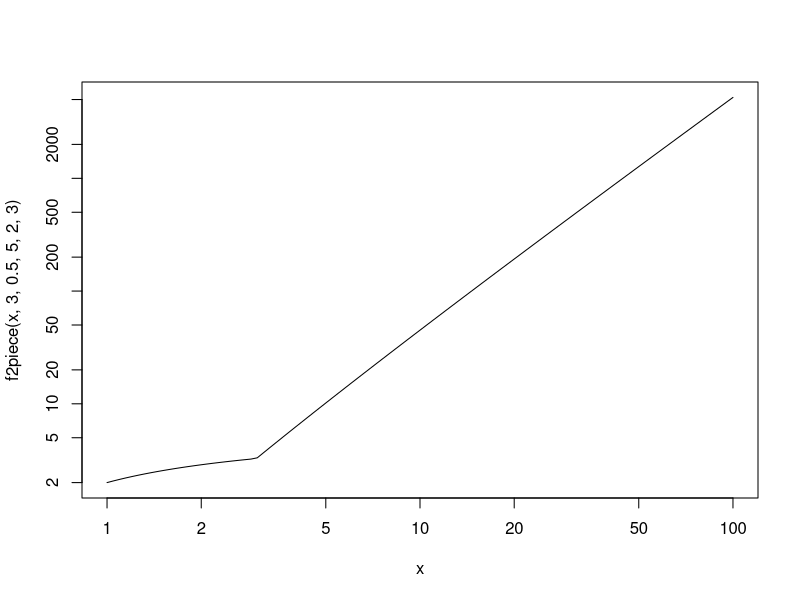
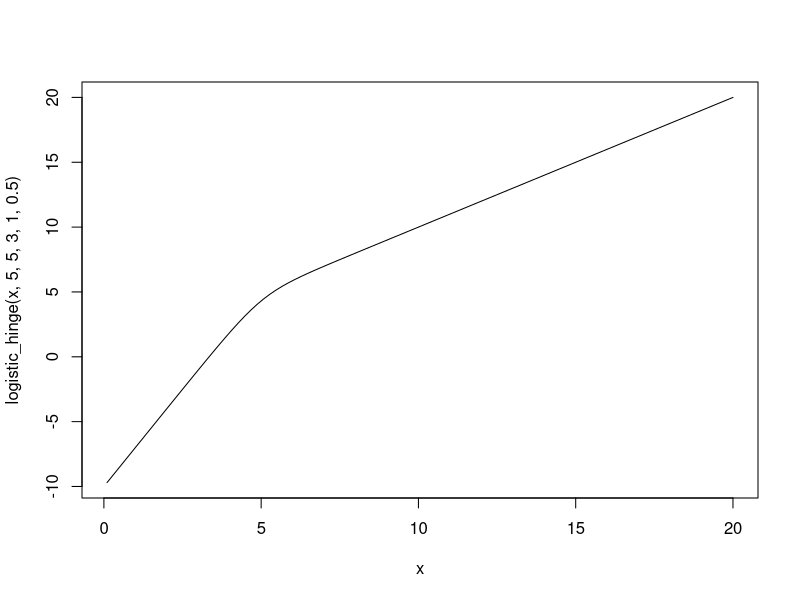
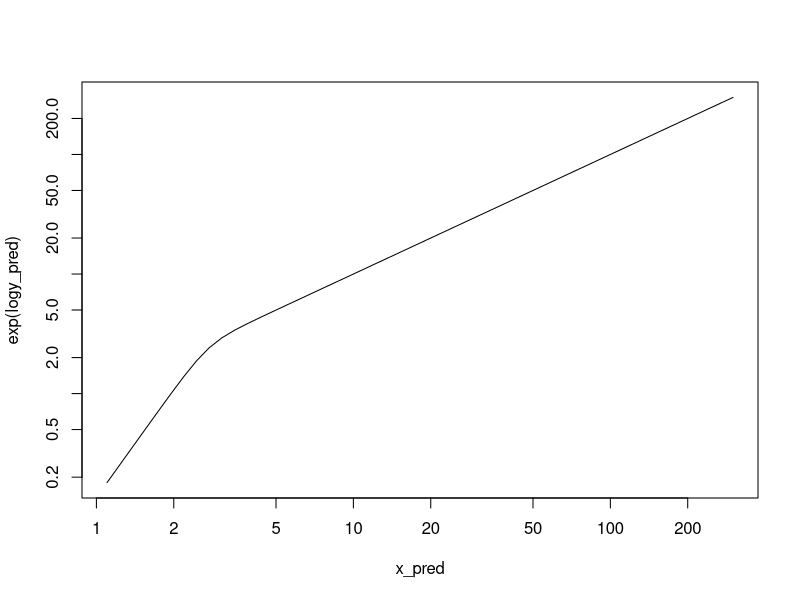

Write the R code that produced these figures, in order. (Note: this script raises an error after producing the figures.)
f2piece <- function(x, a, b, c, b1, tau) exp ( log(-a*x^(-b) + c) + b1 * (log(x) - log(tau)) * (x >= tau) )

curve(f2piece(x, 3, 0.5, 5, 2, 3), from = 1, to = 100, log = 'xy')

# See
# https://andrewgelman.com/2017/05/19/continuous-hinge-function-bayesian-modeling/
logistic_hinge <- function(x, x0, a, b0, b1, delta) {
  return(a + b0 * (x - x0) + (b1 - b0) * delta * log(1 + exp((x - x0) / delta)))
}

logistic_hinge_loglog <- function(x, x0, a, b0, b1, delta) {
  x <- log(x)
  return(exp( a + b0 * (x - x0) + (b1 - b0) * delta * log(1 + exp((x - x0) / delta))) )
}


curve(logistic_hinge(x, 5, 5, 3, 1, 0.5), from = 0.1, to = 20)

x_pred <- exp(seq(log(1.1), log(300), length.out=50))

logy_pred <- logistic_hinge(log(x_pred), 1, 1, 3, 1, 0.1)
exp(logy_pred)
plot(x_pred, exp(logy_pred), type = 'l', log = 'xy')

curve(logistic_hinge_loglog(x, hinge_coefs[1], hinge_coefs[2], hinge_coefs[3], hinge_coefs[4], hinge_coefs[5]), from = 1.1, to = 300, log = 'xy', lwd = 1.5)
points(x, y, col = adjustcolor('blue', alpha.f = 0.2))
